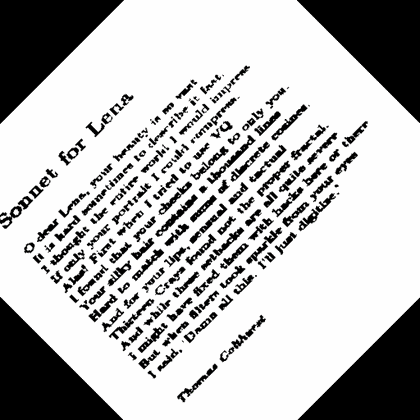
%> input picture assignment2/test-images-for-q2/son3rot3.gif, 420 x 420 px, shrunk from 512 x 512 before the run
$ octave p2.m   (GNU Octave 9; MATLAB toolbox functions it lacks are replaced by stand-ins)
%> lines starting %> are read from the running program, lines starting %| are printed output that depends on the picture; in (x1, y1, x2, y2) boxes, pixels count from 0 and x2, y2 are one past the last pixel; in counts of white or black regions, pixels touching at a corner belong together; the program's own positions count from 1
clear
clc

im = imread('/home/sajal/3-1/DIP/Assignments/assignment2/test-images-for-q2/son3rot3.gif');
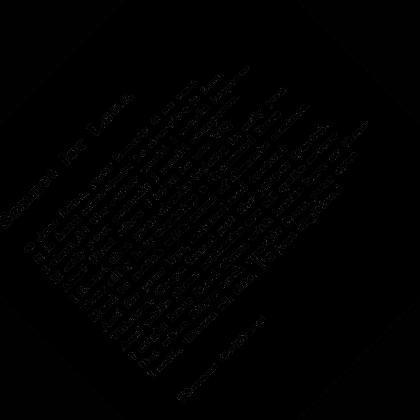
%> im: size 420x420 uint8; min 0, max 69, mean 1.2

im = im.*255;
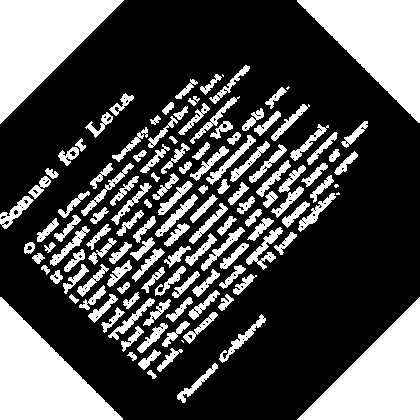
%> im: size 420x420 uint8; 31% white; 129 white regions (5 under 20 px), largest, box (x1, y1, x2, y2) and area: (0, 0, 124, 124) 7750, (297, 0, 420, 123) 7734, (0, 297, 123, 420) 7734

a = fft2(im);
a1 = fftshift(a);
a2 = abs(a1);
a3 = log(a2);
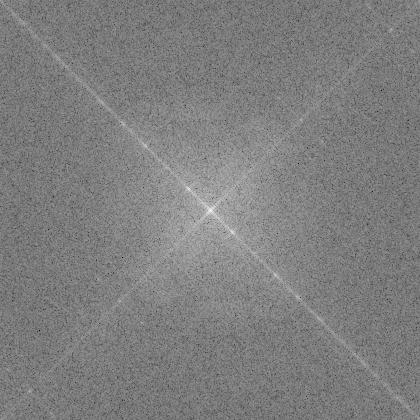
%> a3: size 420x420 double; min 2.43, max 16.45, mean 9.41; drawn with min black and max white
for i = 1:size(im,1)
    for j = 1:size(im,2)
        if(a3(i,j) >= 12)
            a3(i,j)=255;
        else
            a3(i,j)=0;
        end
    end
end
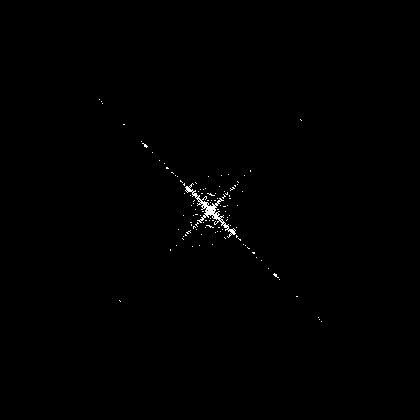
%> a3: size 420x420 double; 0.37% white in thin lines or dots, all inside (x1, y1, x2, y2) = (99, 99, 322, 322)

%imshow(a3)

rotsum = zeros(1,180);
rotsum2 = zeros(1,180);
for k=0:179
    a31 = imrotate(a3,k);
    vertcol = a31(:,ceil(size(a31,2)*0.5));
    horzrow = a31(ceil(size(a31,1)*0.5),:);
    su1 = sum(vertcol);
    su2 = sum(horzrow);
    rotsum2(k+1)=su2;
    rotsum(k+1)=su1;

end
%> this loop made 180 passes
%> (su1, su2) on passes 1 to 3: (3315, 3825), (3315, 3825), (4335, 3315)
%> pass 2, `a31 = imrotate(a3,k);`:
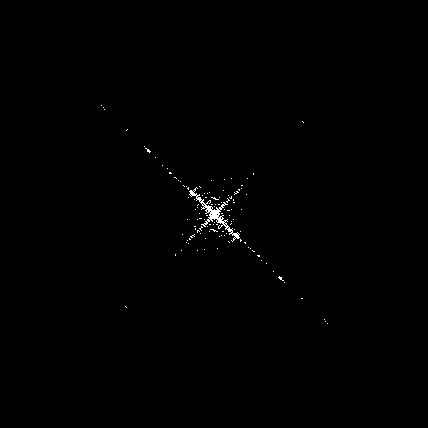
%> a31: size 428x428 double; 0.36% white in thin lines or dots, all inside (x1, y1, x2, y2) = (101, 105, 328, 324)
%> pass 3, `a31 = imrotate(a3,k);`:
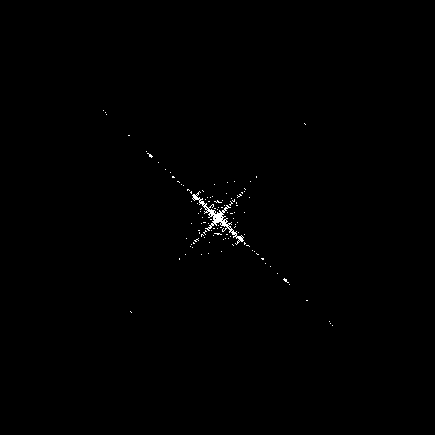
%> a31: size 435x435 double; 0.35% white in thin lines or dots, all inside (x1, y1, x2, y2) = (103, 110, 333, 326)
%> after the loop, rotsum = 180 values, max 23460 at index 136, min 2295 at index 85, mean 5393.2; rotsum2 = 180 values, max 23460 at index 46, min 2295 at index 178, mean 5468.3

[val rotangle] = max(rotsum);
%> val = 23460; rotangle = 136
[val2 rotangle2] = max(rotsum2);
%> val2 = 23460; rotangle2 = 46

if(rotangle2 > rotangle)
    rotangle = -rotangle;
end

if(rotangle2 < rotangle)
    rotangle = 180-rotangle;
%> rotangle = 44
end


% [7 lines of commented-out code are left out]
